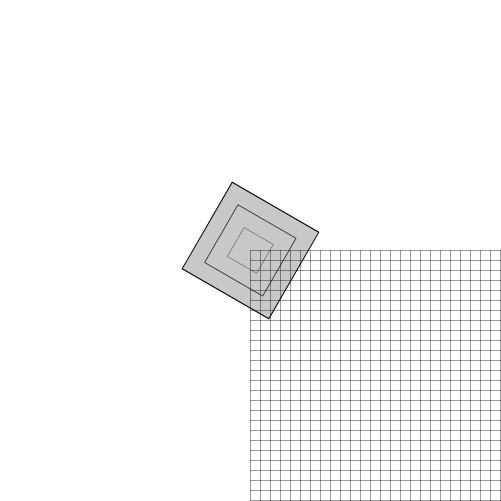
Frame 1 (no input)
Frame 60 (no input): identical to frame 1, image omitted
Frame 120 (the mouse pressed at the canvas centre since frame 60): identical to frame 1, image omitted

The p5.js sketch that drew this single still picture (run headless with seeded random() and noise() and a simulated clock; from frame 60 on, the mouse is pressed at the canvas centre):

// p5.js sketch
// ── sketch.js
var rectX = 0;
var rectY = 0;
var transX;
var transY;

function setup() {
  createCanvas(501, 501);
  transX = width/2;
  transY = height/2;
  rectMode(CENTER);
  smooth();
}

function draw() {
  background(255);
  fill(200);
  translate(transX, transY);
  var numRect = 3;
  for (var i=0; i<numRect; i++) {
    var fi = i/numRect;
    var ifi = 1-fi;
    push();
    rotate(radians(30));
    scale(ifi, ifi);
    rect(rectX, rectY, 100, 100);
    pop();
  }
  //rect( rectX+transX, rectY+transY, 100, 100 );
  drawGrid();
}

function drawGrid() {
  push();
  noFill();
  stroke(0, 100);
  for (var x = 0; x < width; x += 10 ) {
    line(x, 0, x, height);
  }
  for (var y = 0; y < height; y += 10) {
    line(0, y, width, y);
  }
  pop();
}
